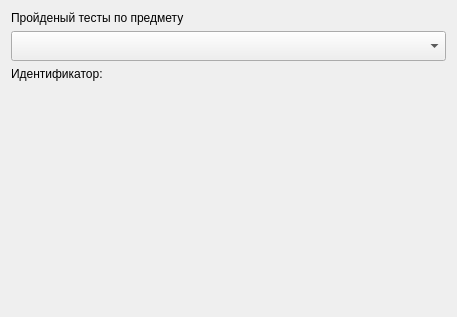
<?xml version="1.0" encoding="UTF-8"?>
<ui version="4.0">
 <class>SelectTest</class>
 <widget class="QWizardPage" name="SelectTest">
  <property name="geometry">
   <rect>
    <x>0</x>
    <y>0</y>
    <width>457</width>
    <height>317</height>
   </rect>
  </property>
  <property name="windowTitle">
   <string>WizardPage</string>
  </property>
  <layout class="QHBoxLayout" name="horizontalLayout">
   <item>
    <layout class="QVBoxLayout" name="verticalLayout">
     <item>
      <widget class="QLabel" name="label">
       <property name="text">
        <string>Пройденый тесты по предмету</string>
       </property>
      </widget>
     </item>
     <item>
      <widget class="QComboBox" name="comboBox">
       <property name="minimumSize">
        <size>
         <width>0</width>
         <height>30</height>
        </size>
       </property>
      </widget>
     </item>
     <item>
      <widget class="QLabel" name="label_2">
       <property name="text">
        <string>Идентификатор: </string>
       </property>
       <property name="textInteractionFlags">
        <set>Qt::LinksAccessibleByMouse|Qt::TextSelectableByMouse</set>
       </property>
      </widget>
     </item>
     <item>
      <spacer name="verticalSpacer">
       <property name="orientation">
        <enum>Qt::Vertical</enum>
       </property>
       <property name="sizeHint" stdset="0">
        <size>
         <width>20</width>
         <height>40</height>
        </size>
       </property>
      </spacer>
     </item>
    </layout>
   </item>
  </layout>
 </widget>
 <resources/>
 <connections/>
</ui>
